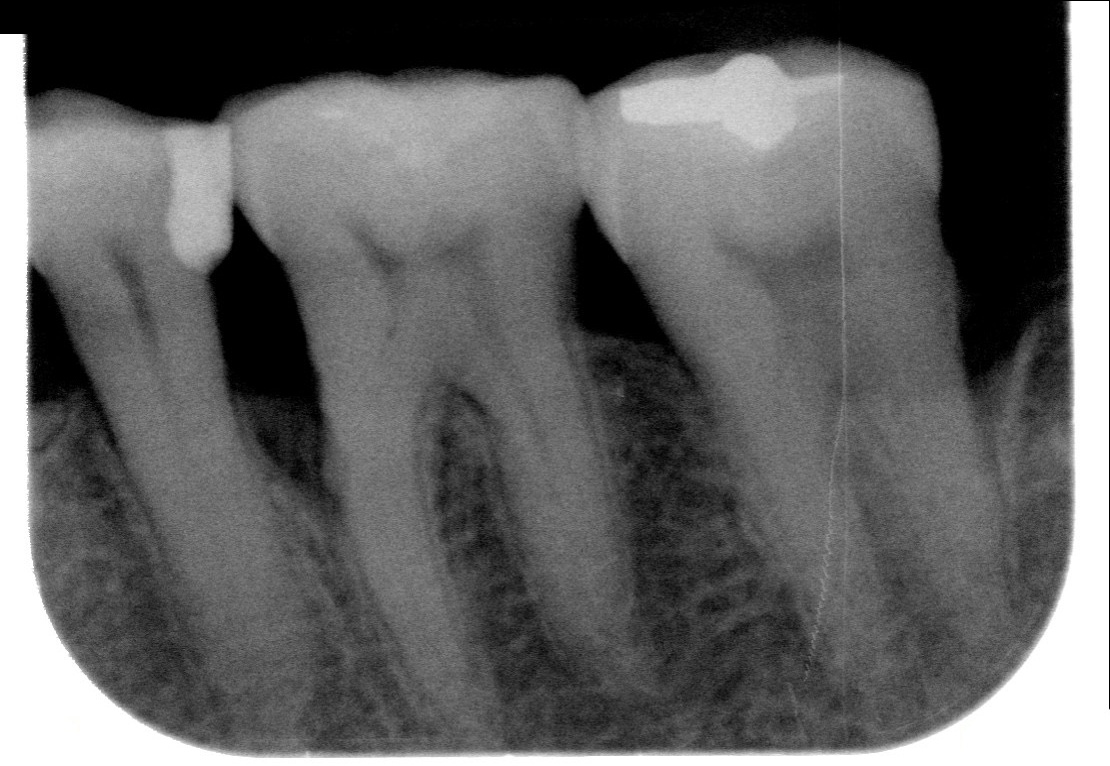
#> input picture Data/image/04561074_20190502_27_down.jpg, 1110 x 766 px, given in place of 04561074_20190502_27_0.JPG, which was not available
$ python label_processing_iso_maskrcnn.py
#> lines starting #> are read from the running program, lines starting #| are printed output that depends on the picture
import numpy as np
import pickle
import cv2
import math
import random
import LabelData
from scipy.ndimage.interpolation import map_coordinates
from scipy.ndimage.filters import gaussian_filter
import os
import copy
import matplotlib.pyplot as plt

'''
    將標記的data轉成mask(groundtruth)
'''
# [42 lines left out: functions Mask_produce, proMask_produce, not called in this run]

'''
    Draw grid lines on the image
'''
# [6 lines left out: function draw_grid, not called in this run]


'''
    1.彈性形變
'''
# [32 lines left out: function elastic_transform, not called in this run]


# 去除黑邊
crop = lambda img, x0, y0, w, h: img[y0:y0+h, x0:x0+w]

'''
    2.隨機裁切圖片
'''
# [10 lines left out: function crop_image, not called in this run]

'''
    3.旋轉圖片，並決定是否要裁切
'''
# [50 lines left out: function rotate_image, not called in this run]

'''
    4.增加亮度
'''
# [9 lines left out: function intensity_adjust, not called in this run]


'''
    5.增加對比
'''
# [20 lines left out: function contrast_adjust, not called in this run]
'''
    數據擴增
    (方法:隨機挑2~4種方法來組合成一張新的照片)
'''
def produce_image(image_path, label_path, outimfilepath, outlafilepath):

#> called with outimfilepath = './Data/train_BW/image', outlafilepath = './Data/train_BW/label'
    im_size = 256
    # distort_num:擴增數量
    distort_num = 1   #Aug:3
    rdom_list = [3,4]
    rdom_num = 1

    # image
    img = cv2.imread(image_path)
#> img is the input picture: shape (766, 1110, 3); mean B, G, R 97.5, 97.5, 97.5
    h_, w_ = img.shape[:2]
#> h_ = 766; w_ = 1110
    if (im_size / h_) < (im_size / w_) :

        new_width = int(w_ * float((im_size / h_)))
        # print(new_width)
        img = cv2.resize(img, (new_width, im_size), cv2.INTER_NEAREST)

    else:
        new_height = int(h_ * float((im_size / w_)))
#> new_height = 176
        # print(new_height)
        img = cv2.resize(img, (im_size, new_height), cv2.INTER_NEAREST)
#> img: shape (176, 256, 3)

    h_, w_ = img.shape[:2]
#> h_ = 176; w_ = 256
    top = int((im_size - h_) / 2)
#> top = 40
    down = int((im_size - h_ + 1) / 2)
#> down = 40
    left = int((im_size - w_) / 2)
#> left = 0
    right = int((im_size - w_ + 1) / 2)
#> right = 0
    # print(top, down, left, right)
    ori_image = cv2.copyMakeBorder(img, top, down, left, right, cv2.BORDER_CONSTANT, None, [0, 0, 0])
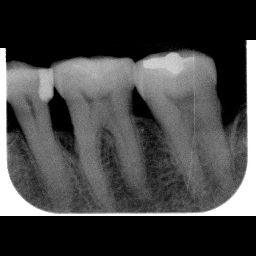
#> ori_image: shape (256, 256, 3); mean B, G, R 67.1, 67.1, 67.1
    # [15 lines of commented-out code are left out]
#> (the run stopped early here; a loop or call above may not have finished)

$ run again, on Data/image/07167913_20191022_15_down.jpg
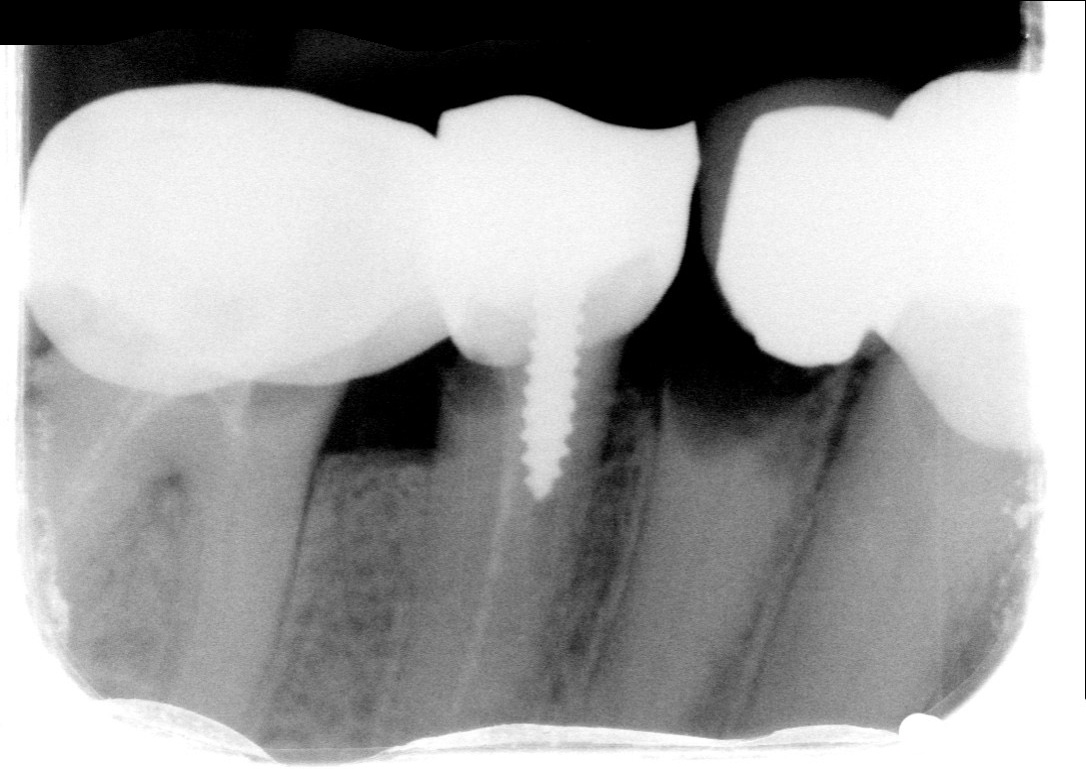
#> input picture Data/image/07167913_20191022_15_down.jpg, 1086 x 769 px, given in place of 04561074_20190502_27_0.JPG, which was not available
#> in produce_image, img is the input picture: shape (769, 1086, 3); mean B, G, R 158.1, 158.1, 158.1
#> img: shape (181, 256, 3)
#> in produce_image, `ori_image = cv2.copyMakeBorder(img, top, down, left, right, cv2.BORDER..`:
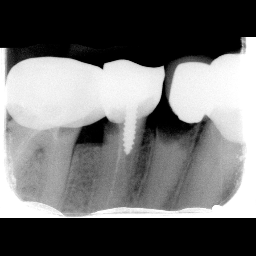
#> ori_image: shape (256, 256, 3); mean B, G, R 111.8, 111.8, 111.8
